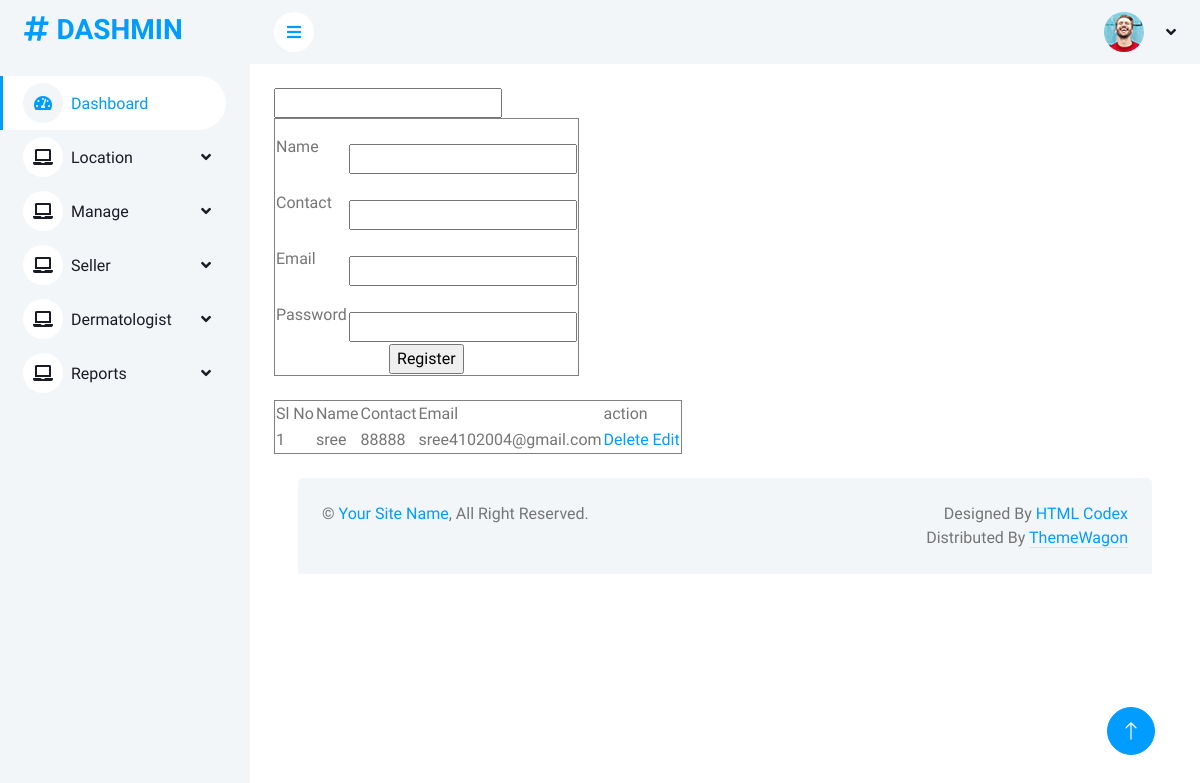
Page /Project/Admin/adminreg.php on the committed database.
### tables this page shows
CREATE TABLE `tbl_adminreg` (
  `admin_id` int(11) NOT NULL,
  `admin_name` varchar(30) NOT NULL,
  `admin_contact` varchar(12) NOT NULL,
  `admin_email` varchar(25) NOT NULL,
  `admin_password` varchar(15) NOT NULL
);

### Project/Admin/adminreg.php (the view, shortened to what this page needs)
<?php
include("Head.php");
		?>
		  <?php
	$aname='';
	$aid='';
	$acontact='';
	$aemail='';
	$apassword='';
		?>
<!DOCTYPE html PUBLIC "-//W3C//DTD XHTML 1.0 Transitional//EN" "http://www.w3.org/TR/xhtml1/DTD/xhtml1-transitional.dtd">
<html xmlns="http://www.w3.org/1999/xhtml">
<head>
</head>
<body>
<form id="form1" name="form1" method="post" action="">
  <table width="200" border="1">
    <tr>
      <td>Name</td>
      <td><label for="txt_name"></label>
      <input required type="text" name="txt_name" title="Name Allows Only Alphabets,Spaces and First Letter Must Be Capital Letter" pattern="^[A-Z]+[a-zA-Z ]*$" id="txt_name" value=" <?php echo $aname ?>" /></td>
       <input  type="text" name="txt_id" id="txt_id " value="<?php echo $aid ?>" /></td>
    </tr>
    <tr>
      <td>Contact</td>
      <td><label for="txt_contact"></label>
      <input type="text" required name="txt_contact"  pattern="[7-9]{1}[0-9]{9}"
                title="Phone number with 7-9 and remaing 9 digit with 0-9" id="txt_contact" value="<?php echo $acontact;?>" /></td>
    </tr>
    <tr>
      <td>Email</td>
      <td><label for="txt_email"></label>
      <input type="text" required name="txt_email" id="txt_email"  value="<?php echo $aemail;?>"/></td>
    </tr>
    <tr>
      <td>Password</td>
      <td><label for="txt_pass"></label>
      <input type="text" pattern="(?=.*\d)(?=.*[a-z])(?=.*[A-Z]).{8,}" title="Must contain at least one number and one uppercase and lowercase letter, and at least 8 or more characters" required  name="txt_password" id="txt_password" value="<?php echo $apassword;?>"/></td>
    </tr>
    <tr>
      <td colspan="2"><center><input type="submit" name="btn_register" id="btn_register" value="Register" /></center></td>
    </tr>
  </table>
</form>
<table border="1">
<tr>
	<td>Sl No</td>
    <td>Name</td>
    <td>Contact</td>
    <td>Email</td>
    <td>action</td>
</tr>
<?php
$i=0;
		$selQry="select * from tbl_adminreg";
		$result=$Con->query($selQry);
		while($row=$result->fetch_assoc())
		{
			$i++;
?>
<tr>
	<td><?php echo $i;?></td>
    <td><?php echo $row["admin_name"]?></td>
     <td><?php echo $row["admin_contact"]?></td>
      <td><?php echo $row["admin_email"]?></td>
      <td><a href="adminreg.php?did=<?php echo $row["admin_id"];?>" >Delete</a>
      <a href="adminreg.php?eid=<?php echo $row["admin_id"];?>" >Edit</a>
      </td>
    </tr>
<?php
		}
?>
</table>
</body>
</html>
<?php
            include("Foot.php");
            ?>

### Project/Assets/Templates/Admin/css/style.css (style rules this page uses)
:root { --primary: #009CFF; --light: #F3F6F9; --dark: #191C24; }

### rows in the picture
tbl_adminreg: admin_name "sree", admin_contact "88888", admin_email "sree4102004@gmail.com"
